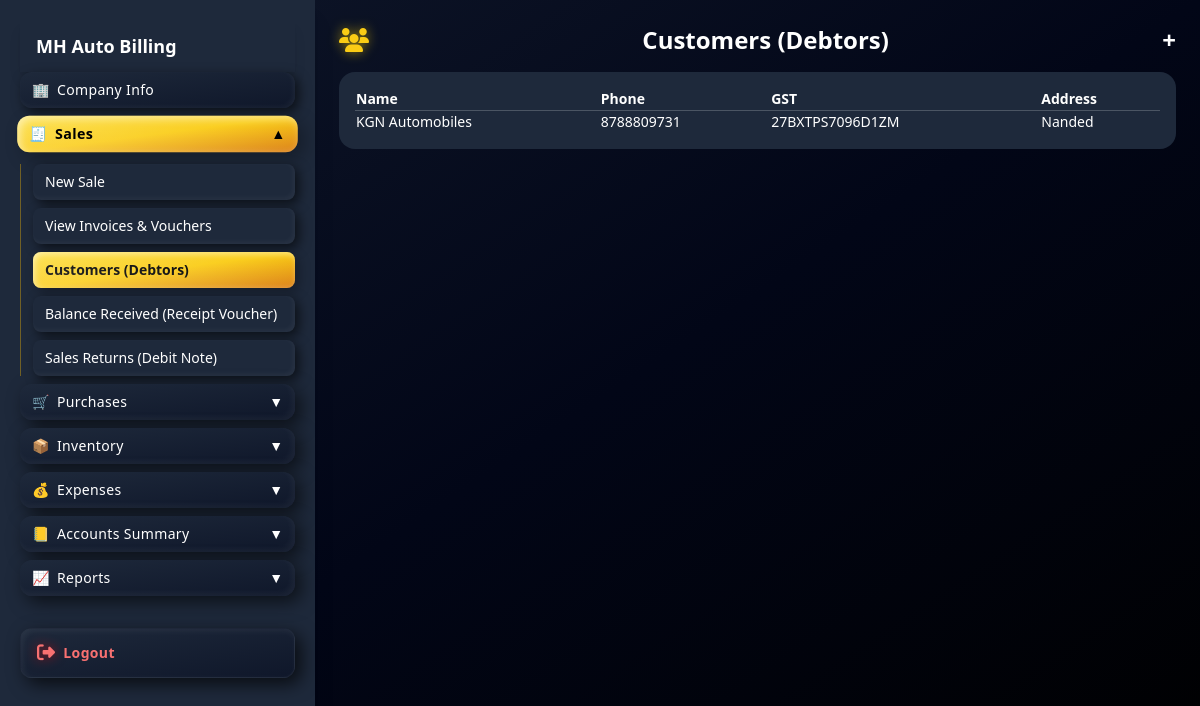
The page /customers/ (signed in) on the database its author committed.
### apps/core/models.py (models this page shows, shortened)
class Customer(models.Model):
    name = models.CharField(max_length=200)
    phone = models.CharField(max_length=20, blank=True, null=True)
    address = models.TextField(blank=True, null=True)
    gst = models.CharField(max_length=20, blank=True, null=True)
    balance = models.DecimalField(max_digits=12, decimal_places=2, default=0)

### apps/core/views.py (the view, shortened to what this page needs)
# urls.py: path("customers/", views.customer_view, name="customers"),
@login_required
@require_http_methods(["GET", "POST"])
def customer_view(request):
    customers = Customer.objects.all().order_by("-id")
    return render(request, "dashboard/customers.html", {
        "customers": customers
    })

### templates/dashboard/customers.html (shortened to what this page needs)
{% extends "dashboard/base.html" %}
{% block content %}
<div class="max-w-7xl mx-auto">
<h1 onclick="toggleCustomerForm()"
class="text-xl md:text-2xl font-bold mb-4 cursor-pointer flex justify-between items-center">
        <i class="fa-solid fa-users text-yellow-400 drop-shadow-[0_0_6px_rgba(255,215,0,0.6)]"></i>
 Customers (Debtors)
<span id="toggleIcon">+</span>
</h1>
<div class="bg-slate-800 p-4 rounded-2xl">
<div class="hidden md:block overflow-x-auto">
<table class="w-full text-sm text-white">
<thead>
<tr class="text-left border-b border-gray-600">
<th>Name</th>
<th>Phone</th>
<th>GST</th>
<th>Address</th>
</tr>
</thead>
<tbody>
{% for c in customers %}
<tr onclick="loadDebtor({{ c.id }})"
class="cursor-pointer hover:bg-slate-700 border-t border-gray-700">
<td>{{ c.name }}</td>
<td>{{ c.phone }}</td>
<td>{{ c.gst }}</td>
<td>{{ c.address }}</td>
</tr>
{% endfor %}
</tbody>
</table>
</div>
</div>
</div>
{% endblock %}

### templates/dashboard/base.html (style rules this page uses)
body { padding-bottom:120px; overflow-y: auto; }

### rows shown on the page
Customer: name "KGN Automobiles", phone "8788809731", gst "27BXTPS7096D1ZM", address "Nanded"
